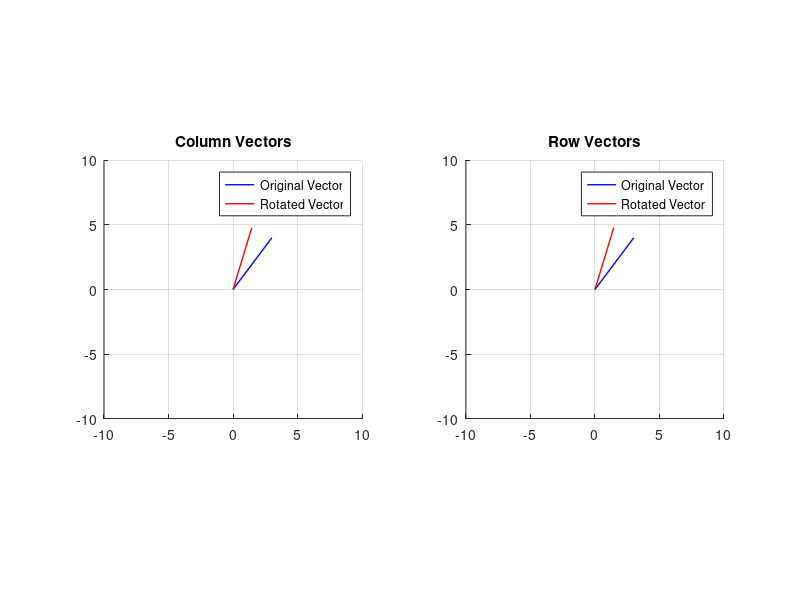

MATLAB code to generate this figure:
% restart
close all; clear; clc;

% original vectors
a_colvec = [3 4]';
a_rowvec = a_colvec';

% rotation
theta = 20*pi/180;
R = [cos(theta) -sin(theta); sin(theta) cos(theta)];

% rotated vectors
a_prime_colvec = R*a_colvec;
a_prime_rowvec = a_rowvec*R';

% plot results
figure;
set(gcf,'Position',[0417 3.882000e+02 0560 3.152000e+02]);
subplot(1,2,1);
hold on; grid on; axis equal;
xlim([-10 10]);
ylim([-10 10]);
plot([0 a_colvec(1)],[0 a_colvec(2)],'b-','LineWidth',1.);
plot([0 a_prime_colvec(1)],[0 a_prime_colvec(2)],'r-','LineWidth',1.);
legend('Original Vector','Rotated Vector');
title('\bfColumn Vectors');

subplot(1,2,2);
hold on; grid on; axis equal;
xlim([-10 10]);
ylim([-10 10]);
plot([0 a_rowvec(1)],[0 a_rowvec(2)],'b-','LineWidth',1.);
plot([0 a_prime_rowvec(1)],[0 a_prime_rowvec(2)],'r-','LineWidth',1.);
legend('Original Vector','Rotated Vector');
title('\bfRow Vectors');
